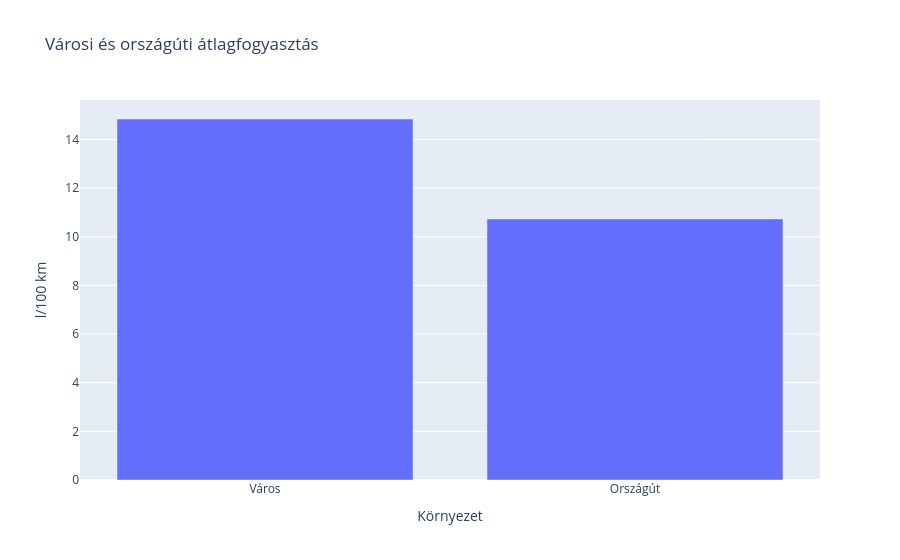

Notebook code for this chart:
### Markdown cell above
## 3. kérdés: Mennyivel nagyobb a városi fogyasztás az országútinál?
Kiszámoljuk az átlagokat és az autóváltozatonkénti különbség átlagát.

### Code cell
atlag_varos = np.mean(df["varosi_l_100km"])
atlag_orszagut = np.mean(df["orszaguti_l_100km"])
print("Átlagos városi fogyasztás:", round(atlag_varos, 2), "l/100 km")
print("Átlagos országúti fogyasztás:", round(atlag_orszagut, 2), "l/100 km")
print("Átlagos különbség:", round(np.mean(df["kulonbseg_l_100km"]), 2), "l/100 km")
ossz = pd.DataFrame({"Környezet":["Város", "Országút"], "Átlagos fogyasztás":[atlag_varos, atlag_orszagut]})
fig = px.bar(ossz, x="Környezet", y="Átlagos fogyasztás", title="Városi és országúti átlagfogyasztás", labels={"Átlagos fogyasztás":"l/100 km"})
fig.show()

### Figure 1 — Plotly figure (JSON) as saved in the notebook; plotly's stock layout.template omitted (floating-point values rounded to 4 significant figures)
{"data": [{"hovertemplate": "Környezet=%{x}<br>l/100 km=%{y}<extra></extra>", "legendgroup": "", "marker": {"color": "#636efa", "pattern": {"shape": ""}}, "name": "", "orientation": "v", "showlegend": false, "textposition": "auto", "type": "bar", "x": ["Város", "Országút"], "xaxis": "x", "y": [14.84, 10.73], "yaxis": "y"}], "layout": {"barmode": "relative", "legend": {"tracegroupgap": 0}, "title": {"text": "Városi és országúti átlagfogyasztás"}, "xaxis": {"anchor": "y", "domain": [0, 1], "title": {"text": "Környezet"}}, "yaxis": {"anchor": "x", "domain": [0, 1], "title": {"text": "l/100 km"}}}}
